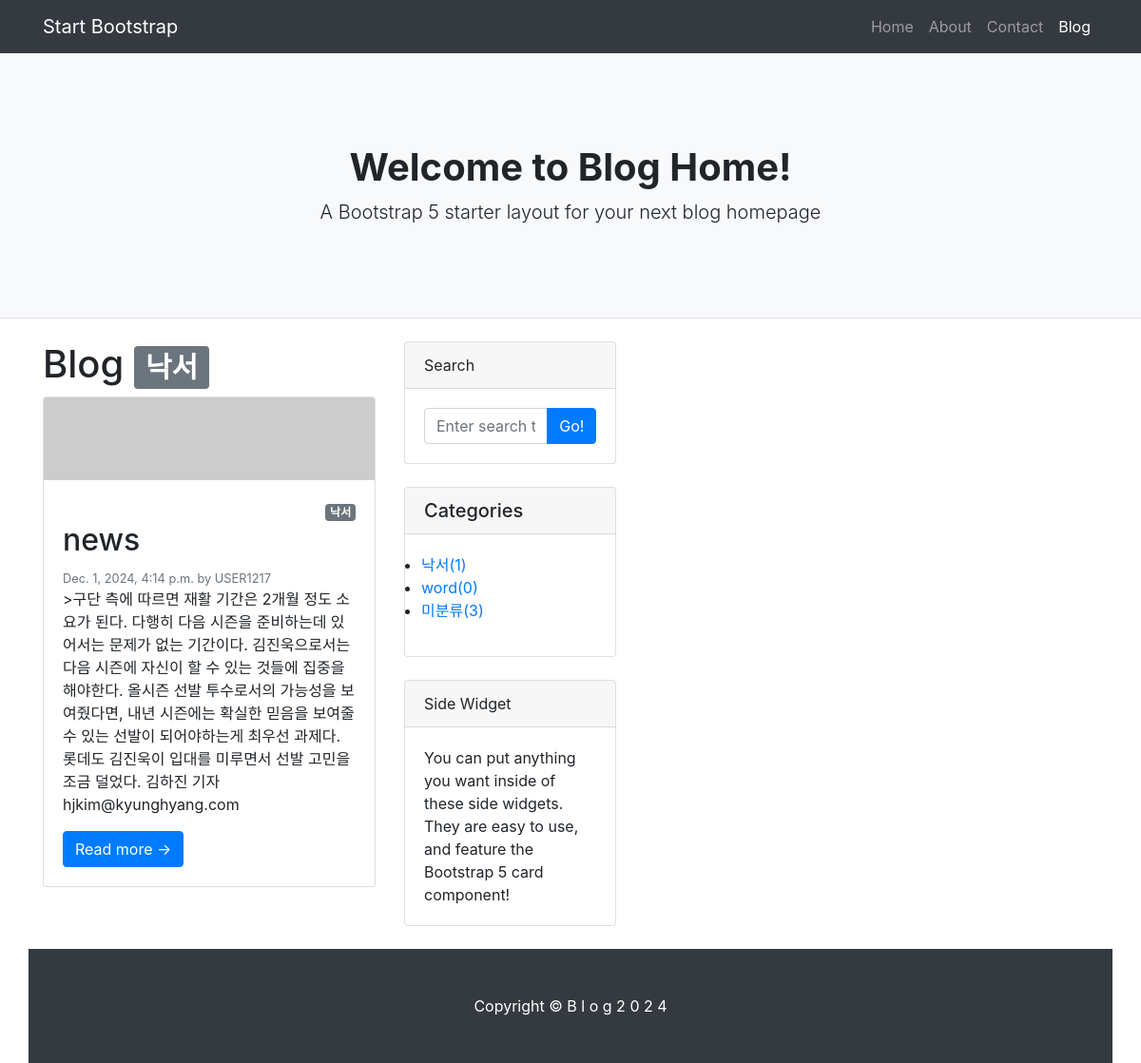
The page /category/낙서/ on the database its author committed.
### blog/models.py (models this page shows, shortened)
class Category(models.Model):
    name = models.CharField(max_length=50, unique=True)
    slug = models.SlugField(max_length=200, unique=True, allow_unicode=True)
    def __str__(self):
        return self.name
    def get_absolute_url(self):
        return f'/blog/category/{self.slug}/'
    class Meta:
        verbose_name_plural = 'Categories'

class Post(models.Model):
    title = models.CharField(max_length=30)
    content = models.TextField()
    head_image = models.ImageField(upload_to='blog/images/%y/%m/%d',blank=True)
    file_upload = models.FileField(upload_to='blog/files/%Y/%m/%d',blank=True)
    created_at = models.DateTimeField(auto_now_add=True)
    updated_at = models.DateTimeField(auto_now=True)
    author = models.ForeignKey(User,null=True,on_delete=models.SET_NULL)
    category = models.ForeignKey(Category,null=True, blank=True, on_delete=models.SET_NULL)
    tags = models.ManyToManyField(Tag, blank=True)
    def get_absolute_url(self):
        return f'/{self.pk}/'

### blog/views.py (the view)
# urls.py: path('category/<str:slug>/', views.category_page),
def category_page(request,slug):
    if slug=='no_category':
        category='미분류'
        post_list=Post.objects.filter(category=None)
    else:
        category = Category.objects.get(slug=slug)
        post_list=Post.objects.filter(category=category)
    return render(
        request,
        'blog/blog_main.html',
        {
            'post_list': post_list,
            'categories': Category.objects.all(),
            'no_category_post_count':Post.objects.filter(category=None).count(),
            'category':category
        }
    )

### blog/templates/blog/blog_main.html (shortened to what this page needs)
{%extends './layout.html'%}
{%load static%}
{%block content%}
<header class="py-5 bg-light border-bottom mb-4">
  <div class="container">
    <div class="text-center my-5">
      <h1 class="fw-bolder">Welcome to Blog Home!</h1>
      <p class="lead mb-0">A Bootstrap 5 starter layout for your next blog homepage</p></div>
  </div>
</header>
<div class="container">
  <div class="row">
    <div class="col-lg-8">
      <div class="row">
        <div class="col-lg-6">
          <h1>Blog
            {%if category%}<span class="badge badge-secondary">{{category}}</span>{%endif%}
          </h1>
          {%for p in post_list%}
          <div class="card mb-4" id="post-({{p.pk}})">
            {%if p.head_image%}
            <img class="card-img-top" src="{{p.head_image.url}}" alt="{{p}}head image">
            {%else%}
            <img class="card-img-top" src="https://picsum.photos/seed/{{p.id}}/800/200" alt="random_image">
            {% endif%}
            <div class="card-body">
              {% if p.category%}
                <div style="text-align: right;">
                  <span class="badge badge-secondary">{{ p.category }}</span>
                </div>
              {%else%}
                <div style="text-align: right;">
                  <span class="badge badge-secondary">미분류</span>
                </div>
              {%endif%}
              <h2 class="card-title">{{p.title}}</h2>
              <div class="small text-muted">{{p.created_at}}  by
                <a>{{p.author | upper}}</a>
              </div>
              <p class="card-text">>{{p.content}}</p>
              <a class="btn btn-primary" href="{{p.get_absolute_url}}">Read more →</a>
            </div>
          </div>
          {%endfor%}
        </div>
{%endblock%}

### blog/templates/blog/layout.html (shortened to what this page needs)
<!DOCTYPE html>
<html lang="ko">
<head>
    <link href="../../static/styles.css" rel="stylesheet" />
    <link href="https://stackpath.bootstrapcdn.com/bootstrap/4.5.2/css/bootstrap.min.css" rel="stylesheet">
</head>
<body>
    <nav class="navbar navbar-expand-lg navbar-dark bg-dark">
        <div class="container">
            <a class="navbar-brand" href="#!">Start Bootstrap</a>
            <div class="collapse navbar-collapse" id="navbarSupportedContent">
                <ul class="navbar-nav ms-auto mb-2 mb-lg-0">
                    <li class="nav-item"><a class="nav-link" href="#">Home</a></li>
                    <li class="nav-item"><a class="nav-link" href="#!">About</a></li>
                    <li class="nav-item"><a class="nav-link" href="#!">Contact</a></li>
                    <li class="nav-item"><a class="nav-link active" aria-current="page" href="#">Blog</a></li>
                </ul>
            </div>
        </div>
    </nav>
{%block content%}{%endblock%}
    <div class="col-lg-4">
        <div class="card mb-4">
            <div class="card-header">Search</div>
            <div class="card-body">
                <div class="input-group">
                    <input class="form-control" type="text" placeholder="Enter search term..." aria-label="Enter search term..." aria-describedby="button-search" />
                    <button class="btn btn-primary" id="button-search" type="button">Go!</button>
                </div>
            </div>
        </div>
        <div class="card mb-4" id="categoris-card">
            <h5 class="card-header">Categories</h5>
            <div class="card-body">
                <div class="row">
                    <ul>
                        {%for category in categories%}
                        <li>
                            <a href="{{category.get_absolute_url}}">{{category}}({{category.post_set.count}})</a>
                        </li>
                        {%endfor%}
                        <li>
                            <a href="/blog/category/no_category/">미분류({{no_category_post_count}})</a>
                        </li>
                    </ul>
                </div>
            </div>
        </div>
        <div class="card mb-4">
            <div class="card-header">Side Widget</div>
            <div class="card-body">You can put anything you want inside of these side widgets. They are easy to use, and feature the Bootstrap 5 card component!</div>
        </div>
    </div>
    </div>
    </div>
    <footer class="py-5 bg-dark">
        <div class="container"><p class="m-0 text-center text-white">Copyright &copy; B l o g 2 0 2 4 </p></div>
    </footer>
</body>
</html>

### rows shown on the page
Category: name "낙서", post_set.count "1"
Post: category "낙서", title "news", created_at "Dec. 1, 2024, 4:14 p.m.", author "USER1217", content "구단 측에 따르면 재활 기간은 2개월 정도 소요가 된다. 다행히 다음 시즌을 준비하는데 있어서는 문제가 없는 기간이다. 김진욱으로서는 다음 시즌에 자신이 할 수 있는 것들에 집중을 해야한다. 올시즌 선발 투수로서의 가능성을 보여줬다면, 내년 시즌에는 확실한 믿음을 보여줄 수 있는 선발이 되어야하는게 최우선 과제다. 롯데도 김진욱이 입대를 미루면서 선발 고민을 조금 덜었다. 김하진 기자 hjkim@kyunghyang.com"
Category: name "word", post_set.count "0"

### other values the page prints
{{ no_category_post_count }} "3"
